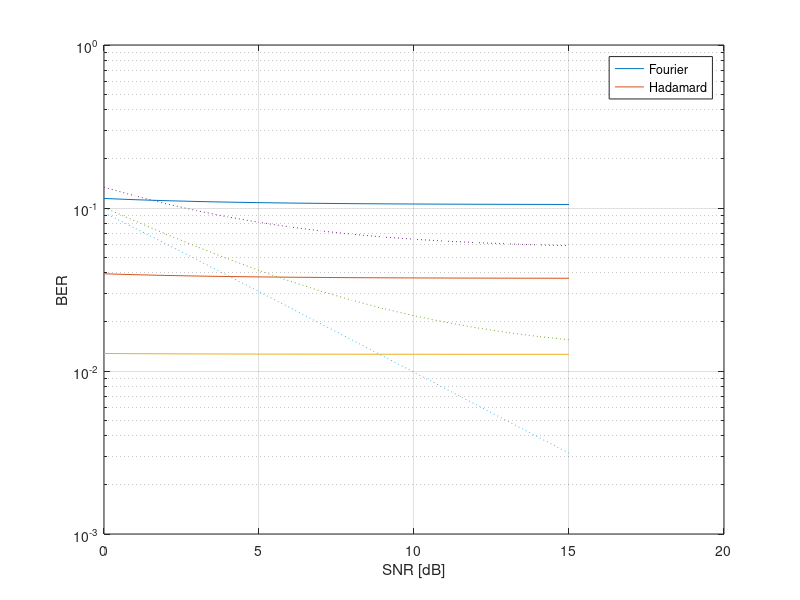

Reproduce this figure in MATLAB.
clear all
close all
nR=0.1;
M=[8 16 64]';

SNRdB = 0:1:15; % SNR in dB array of values [0, 1, 2, ..., 20]
SNR = 10 .^ (SNRdB / 10); % Convert SNR from dB to linear scale
n_H=nR./SNR; % rumore Hadamard

for m=1:3
AUTO(m)=nR*(2*M(m).^2+1)./(3*M(m));
n_F(m,:)=nR./(SNR.*M(m)); % rumore Fourier

   for k=1:M(m)-1
CROSS(m,k)=nR/(M(m).*(sin(pi*k./M(m))).^2);
   end

% Hadamard (Green Machine) theoretical BER calculation
BER_H(m,:)=exp(- (M(m) * nR + n_H));

for k=1:M(m)-1
     BER_H(m,:)=BER_H(m,:)+(1 - exp(-n_H));
end
 BER_H(m,:)=BER_H(m,:)./M(m);

 % Fourier Machine theoretical BER calculation
BER_F(m,:)=exp(- (AUTO(m) + n_F(m,:)));
for k=1:M-1
     BER_F(m,:)=BER_F(m,:)+(1 - exp(-CROSS(m,k)-n_F(m,:)));
end
 BER_F(m,:)=BER_F(m,:)./M(m);
end
figure (1)
semilogy(SNRdB,BER_F)
hold on
semilogy(SNRdB,BER_H, ':')
grid on
xlabel('SNR [dB]')
ylabel('BER')
legend('Fourier','Hadamard')

